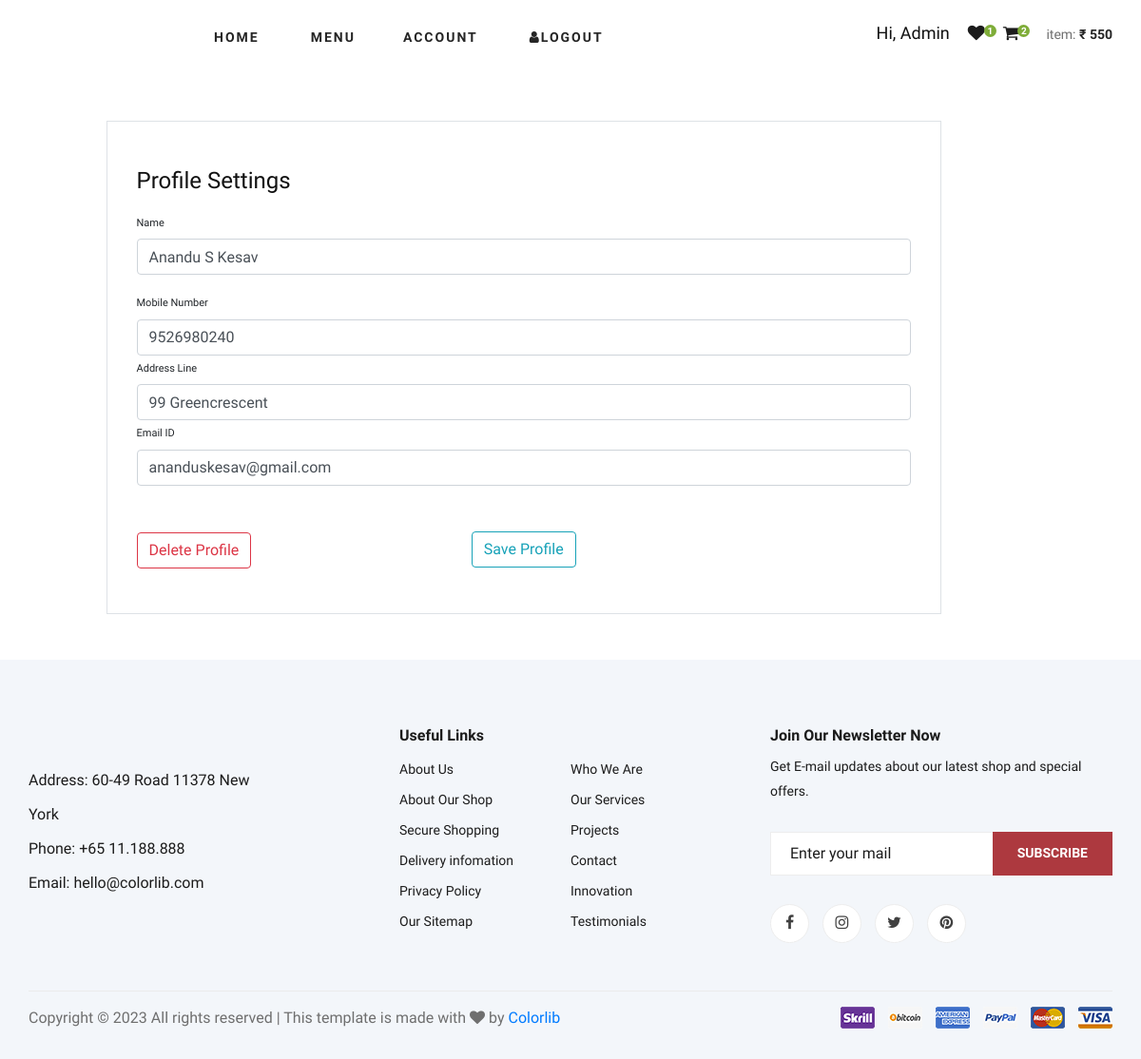
Screenshot of /userprofile/ (signed in) with the database file from the repository.
### User/models.py (models this page shows)
class Userregister(models.Model):
    uname = models.CharField(max_length=50, null=True)
    uemail = models.CharField(max_length=50, null=True)
    upassword = models.CharField(max_length=50, null=True)
    uphonenumber = models.CharField(max_length=50, null=True)
    uaddress = models.CharField(max_length=50, null=True)

### User/views.py (the view)
# urls.py: path('userprofile/', userprofile, name='userprofile'),
def userprofile(request):
    if 'u_id' in request.session:
        user_id = request.session.get('u_id')
        cart_count = Cart.objects.filter(userid = user_id, status = 0).count()
        cart_total = Cart.objects.filter(userid = user_id, status = 0).aggregate(Sum('total'))
        wishlist_count = Wishlist.objects.filter(userid = user_id, status=0).count()
        categorydata = Productcategory.objects.all()
        userprofiledetails = Userregister.objects.filter(id = user_id)
        context = {
            'userprofiledetails':userprofiledetails, 'cart_count':cart_count, 'cart_total':cart_total,
            'wishlist_count':wishlist_count, 'categorydata':categorydata
        }
        return render(request, 'userprofile.html', context)
    else:
        return redirect('userlogin')

### User/templates/userprofile.html (shortened to what this page needs)
{% extends 'userindex.html' %}
{% load static %}
{% block body %}
<div class="container rounded bg-white mt-5 mb-5">
    <div class="row">
        <div class="col-md-1 border-right">
        </div>
        <div class="col-md-9 border-right" style="border-top:1px solid #dee2e6!important; border-bottom: 1px solid #dee2e6!important;">
            <div class="p-3 py-5">
                <div class="d-flex justify-content-between align-items-center mb-3">
                    <h4 class="text-right">Profile Settings</h4>
                </div>
            <form action="{% url 'updateuserprofile' %}" method="post">
                    {% for i in userprofiledetails %}
                    <div class="row mt-2">
                        <div class="col-md-12"><label class="labels">Name</label><input type="text" class="form-control" placeholder="name" value="{{i.uname}}" name="uName"></div>
                    </div>
                    <div class="row mt-3">
                        <div class="col-md-12"><label class="labels">Mobile Number</label><input type="text" class="form-control" placeholder="enter phone number" value="{{i.uphonenumber}}" name="uPhone"></div>
                        <div class="col-md-12"><label class="labels">Address Line</label><input type="text" class="form-control" placeholder="enter address line" value="{{i.uaddress}}" name="uAddress"></div>
                        <div class="col-md-12"><label class="labels">Email ID</label><input type="text" class="form-control" placeholder="enter email id" value="{{i.uemail}}" name="uEmail"></div>
                    </div>
                    {% endfor %}
                <div class="mt-5 text-center">
                    <button class="btn btn-outline-info" type="submit">Save Profile</button>
                </div>
            </form>
            <a href="{% url 'userdelete' %}"><button class="btn btn-outline-danger" style="float: left; margin-top: -37px;" onclick="confirmDelete()" id="userdelete">Delete Profile</button></a>
            </div>
        </div>
    </div>
</div>
{% endblock %}

### static/userstatic/css/style.css (style rules this page uses)
html, body { height: 100%; font-family: "Cairo", sans-serif; -webkit-font-smoothing: antialiased; font-smoothing: antialiased; }
h1, h2, h3, h4, h5, h6 { margin: 0; color: #111111; font-weight: 400; font-family: "Cairo", sans-serif; }
h4 { font-size: 24px; }
@media only screen and (min-width: 1200px) { .container { max-width: 1170px; } }

### User/templates/userprofile.html (style rules this page uses)
.labels { font-size: 11px }

### rows the page displays
Userregister: uName "Anandu S Kesav", uPhone "9526980240", uAddress "99 Greencrescent", uEmail "ananduskesav@gmail.com"

### other values shown
{{ request.session.username }} "Admin"
{{ wishlist_count }} "1"
{{ cart_count }} "2"
{{ cart_total.total__sum }} "550"
